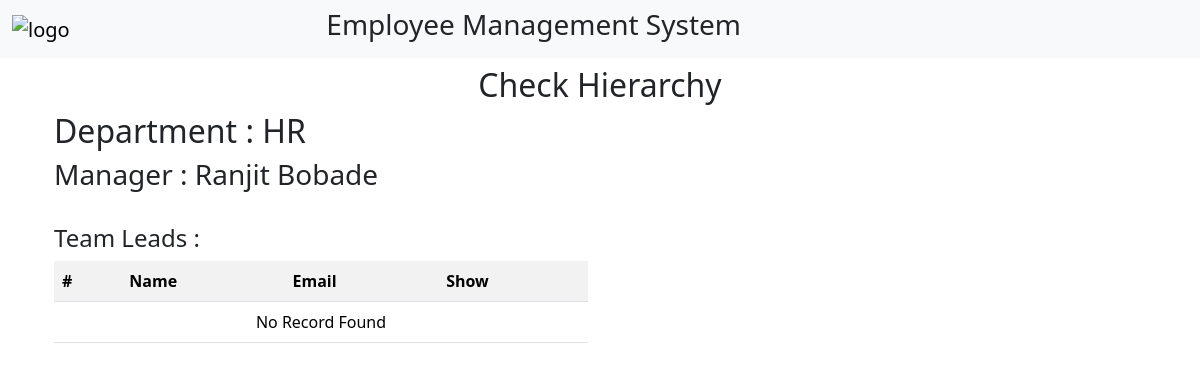
Before: /hierarchy/1 with the older database file.
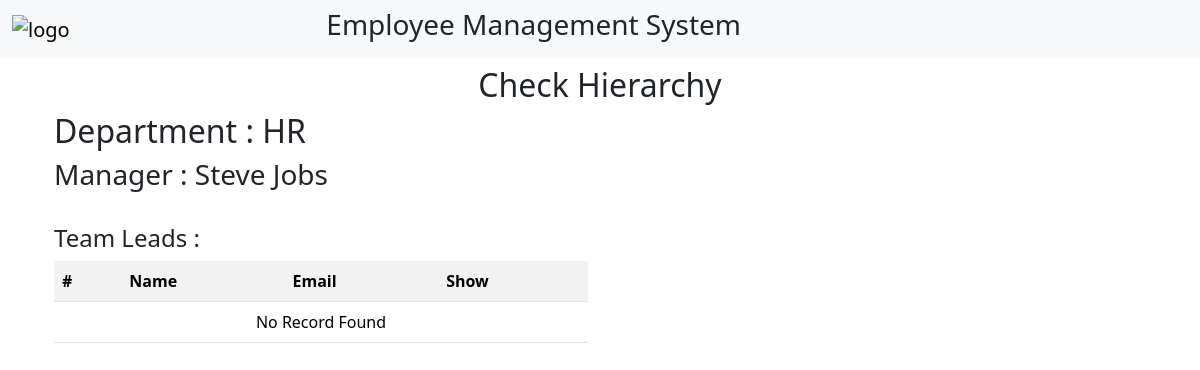
After: the same page with the newer database file.
### emsApp/models.py (models this page shows)
class Employee(models.Model):
    name = models.CharField(max_length=200)
    email = models.EmailField()
    address = models.TextField()
    DESIGNATION_CHOICES = [
        ('Associate', 'Associate'),
        ('TL', 'Team Lead'),
        ('Manager', 'Manager'),
    ]
    designation = models.CharField(max_length=20, choices=DESIGNATION_CHOICES)
    reporting_manager = models.ForeignKey('self', null=True, blank=True, on_delete=models.SET_NULL)
    department = models.ForeignKey(Department, on_delete=models.CASCADE)
    def __str__(self):
        return self.name

### emsApp/views.py (the view)
# urls.py: path('hierarchy/<int:dep_id>', views.check_hierarchy, name="check_hierarchy"),
def check_hierarchy(request, dep_id):
    if request.method == 'POST':
        try:
            team_lead_id = request.POST['team_lead_id']
            lead = Employee.objects.get(id = team_lead_id)
            department  = Department.objects.get(id = dep_id)
            manager = Employee.objects.get(department = department, designation='Manager')
            team_leads = Employee.objects.filter(department = department, designation='TL')
            associates = Employee.objects.filter(department = department, designation='Associate', reporting_manager = lead)
            context = {
                'manager' : manager,
                'team_leads' : team_leads,
                'associates' : associates,
                'department': department
            }
        except Employee.DoesNotExist:
            messages.error(request,"Manager not found for this department !")
            return render(request, "hierarchy.html", {'error_message': 'Department not found'})
        return render(request,"hierarchy.html", context)
    else:
        try:
            department  = Department.objects.get(id = dep_id)
            manager = Employee.objects.get(department = department, designation='Manager')
            team_leads = Employee.objects.filter(department = department, designation='TL')
            context = {
                'manager' : manager,
                'team_leads' : team_leads,
                'department': department
            }
        except Employee.DoesNotExist:
            messages.error(request,"Manager not found for this department !")
            return render(request, "hierarchy.html", {'error_message': 'Department not found'})
        return render(request,"hierarchy.html", context)

### emsApp/models.py (called while the page is built)
    def __str__(self):
        return self.name

### templates/hierarchy.html (shortened to what this page needs)
{% extends "base.html" %}
{% block content %}
<div class="container">
    <div class="row">
        <div class="col col-lg-12 m-auto">
            <h2 class="text-center mt-2">Check Hierarchy</h2>
            <div class="container">
                <div class="row">
                    <div class="col col-lg-10">
                        <h2>Department : {{department}}</h2>
                        <h3>Manager : {{manager}}</h3>
                    </div>
                </div>
            </div>
            <div class="container">
                <div class="row">
                    <div class="col col-lg-6">
                        <h4 class=" mt-4">Team Leads : </h4>
                        <table class="table table-striped table-hover">
                            <tr>
                                <th scope="col">#</th>
                                <th scope="col">Name</th>
                                <th scope="col">Email</th>
                                <th scope="col">Show</th>
                            </tr>
                            {% if team_leads %}
                            {% for team_lead in team_leads %}
                            <tr>
                                <th>{{team_lead.id}}</th>
                                <td>{{team_lead.name}}</td>
                                <td>{{team_lead.email}}</td>
                                <td>
                                    <form method="POST">
                                    {% csrf_token %}
                                        <input type="hidden" name="team_lead_id" value="{{team_lead.id}}">
                                        <button type="submit" class="btn btn-sm btn-success">Associates</button>
                                    </form>
                                </td>
                            </tr>
                            {% endfor %}
                            {% else %}
                            <tr>
                                <td colspan="5" class="text-center">No Record Found</td>
                            </tr>
                            {% endif %}
                        </table>
                    </div>
                </div>
            </div>
        </div>
    </div>
</div>
{% endblock content %}

Changed rows visible on the page:
no longer on this page (row edited): Employee: name "Ranjit Bobade"
now on this page (row edited): Employee: name "Steve Jobs"
